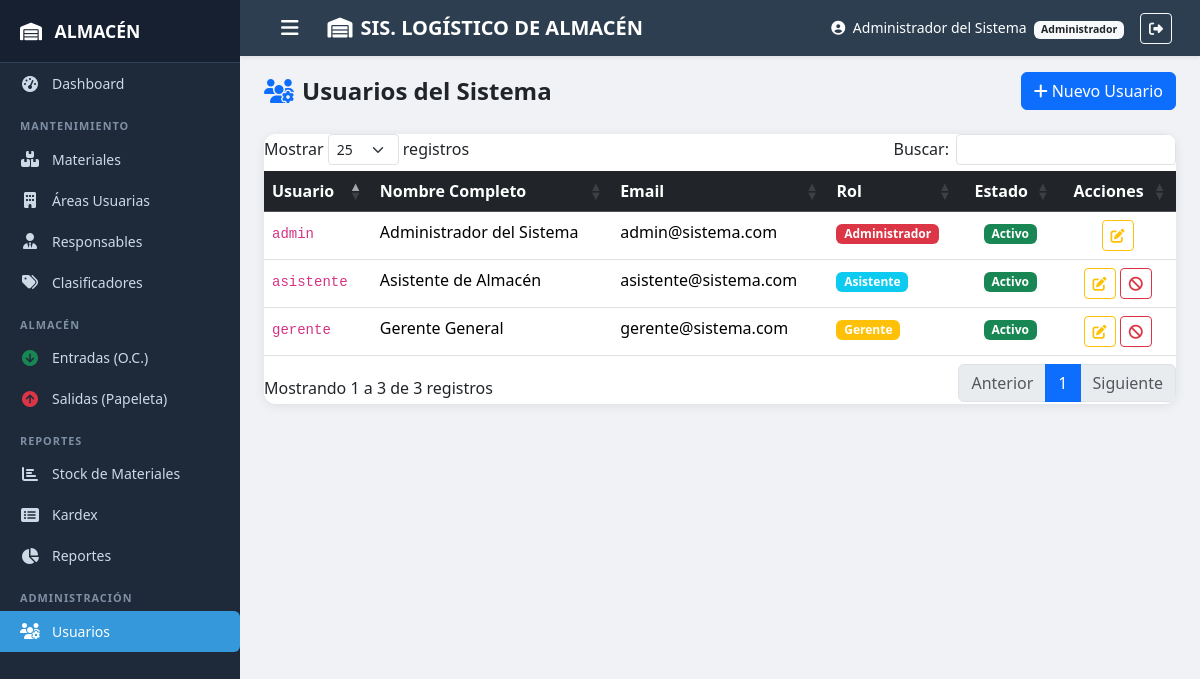
Page /usuarios/index.php (signed in) on the committed database.
### tables this page shows
CREATE TABLE IF NOT EXISTS `usuarios` (
  `id` int(11) NOT NULL AUTO_INCREMENT,
  `username` varchar(50) NOT NULL,
  `password` varchar(255) NOT NULL,
  `nombre_completo` varchar(150) NOT NULL,
  `email` varchar(100) DEFAULT NULL,
  `rol` enum('administrador','gerente','asistente') NOT NULL DEFAULT 'asistente',
  `activo` tinyint(1) NOT NULL DEFAULT 1,
  `created_at` timestamp NOT NULL DEFAULT CURRENT_TIMESTAMP,
  PRIMARY KEY (`id`),
  UNIQUE KEY `username` (`username`)
);

### includes/functions.php (called while the page is built, shortened)
<?php
function h($s) {
    return htmlspecialchars((string)$s, ENT_QUOTES, 'UTF-8');
}

### usuarios/index.php (the view, shortened to what this page needs)
<?php
$db = getDB();
$rows = $db->query("SELECT * FROM usuarios ORDER BY rol, nombre_completo")->fetchAll();
include ROOT_PATH . '/includes/header.php';
?>
<div class="d-flex justify-content-between align-items-center mb-4">
  <h4 class="fw-bold mb-0"><i class="fas fa-users-cog me-2 text-primary"></i>Usuarios del Sistema</h4>
  <a href="<?= BASE_URL ?>/usuarios/form.php" class="btn btn-primary"><i class="fas fa-plus me-1"></i>Nuevo Usuario</a>
</div>
<div class="card table-card">
  <div class="table-responsive">
    <table class="table table-hover datatable mb-0">
      <thead class="table-dark">
        <tr><th>Usuario</th><th>Nombre Completo</th><th>Email</th><th>Rol</th><th class="text-center">Estado</th><th class="text-center">Acciones</th></tr>
      </thead>
      <tbody>
        <?php foreach ($rows as $u): ?>
        <tr>
          <td><code><?= h($u['username']) ?></code></td>
          <td><?= h($u['nombre_completo']) ?></td>
          <td><?= h((isset($u['email']) ? $u['email'] : '—')) ?></td>
          <td>
            <?php $badge=['administrador'=>'danger','gerente'=>'warning','asistente'=>'info'][$u['rol']]?: 'secondary'; ?>
            <span class="badge bg-<?= $badge ?>"><?= ucfirst($u['rol']) ?></span>
          </td>
          <td class="text-center">
            <span class="badge <?= $u['activo']?'bg-success':'bg-secondary' ?>">
              <?= $u['activo']?'Activo':'Inactivo' ?>
            </span>
          </td>
          <td class="text-center">
            <a href="<?= BASE_URL ?>/usuarios/form.php?id=<?= $u['id'] ?>" class="btn btn-sm btn-outline-warning"><i class="fas fa-edit"></i></a>
            <?php if ($u['id'] !== (int)$_SESSION['usuario_id']): ?>
            <form method="POST" class="d-inline">
              <button class="btn btn-sm <?= $u['activo']?'btn-outline-danger':'btn-outline-success' ?>">
                <i class="fas fa-<?= $u['activo']?'ban':'check' ?>"></i>
              </button>
            </form>
            <?php endif; ?>
          </td>
        </tr>
        <?php endforeach; ?>
      </tbody>
    </table>
  </div>
</div>
<?php include ROOT_PATH . '/includes/footer.php'; ?>

### assets/css/style.css (style rules this page uses)
:root { --sidebar-bg: #1e2a3a; --sidebar-hover: #2d3f55; --sidebar-active: #3498db; --topbar-bg: #2c3e50; --accent: #3498db; }
body { background: #f0f2f5; font-family: 'Segoe UI', sans-serif; }
.table-card { border-radius: 12px; border: none; box-shadow: 0 2px 12px rgba(0,0,0,.08); overflow: hidden; }

### rows in the picture
usuarios: username "admin", nombre_completo "Administrador del Sistema", email "admin@sistema.com", rol "Administrador", activo "Activo"
usuarios: username "gerente", nombre_completo "Gerente General", email "gerente@sistema.com", rol "Gerente", activo "Activo"
usuarios: username "asistente", nombre_completo "Asistente de Almacén", email "asistente@sistema.com", rol "Asistente", activo "Activo"

### other values in the picture
SITE_NAME "SIS. LOGÍSTICO DE ALMACÉN"
isset($_SESSION['rol']) ? $_SESSION['rol'] : '' "Administrador"
